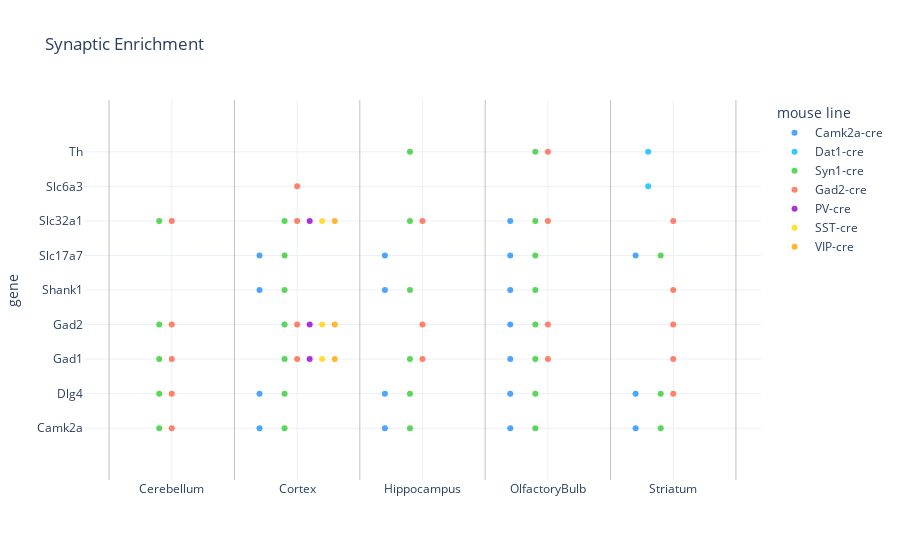

Notebook cell for this chart:
### Code cell
### --- PLOT ENRICHMENT --- ###
df = df_enriched.set_index('protein')

list_brain = []
list_mouse = []
for key in df.columns:
    brain, mouse = str.split(key, sep='.')
    if mouse != "Unsorted":
        mouse = mouse + "-cre"
    list_brain.append(brain)
    list_mouse.append(mouse)
#list_unq_brain = sorted(set(list_brain))
#list_unq_mouse = sorted(set(list_mouse), reverse=True)
list_unq_brain = ['Cerebellum', 'Cortex', 'Hippocampus', 'OlfactoryBulb', 'Striatum']
list_unq_mouse = ['Camk2a-cre', 'Dat1-cre', 'Syn1-cre', 'Gad2-cre', 'PV-cre', 'SST-cre', 'VIP-cre']

value_x_step = 0.1
value_x_min = -0.3

label_x = list_unq_brain
label_y = []
label_gene = []
label_mouse = []
label_brain = []
value_x = []
value_y = []
for value_y_tick, row_info in df_info.iterrows():
    label_y.append(row_info['gene'])
    print(value_y_tick, row_info['gene'])
    row_enriched = df.loc[row_info['protein']]
    for key, value in row_enriched.items():
        if value == 1:
            brain, mouse = str.split(key, sep='.')
            if mouse != "Unsorted":
                mouse = mouse + "-cre"
            value_x_shift = list_unq_mouse.index(mouse)
            value_x_tick = list_unq_brain.index(brain) + 1
            value_x_point = value_x_tick + (value_x_min + value_x_step * value_x_shift)
            value_x.append(value_x_point)
            value_y.append(value_y_tick + 1)
            label_mouse.append(mouse)
            label_gene.append(row_info['gene'])
            label_brain.append(brain)

df = pd.DataFrame({'x': value_x, 'gene': value_y, 'mouse line': label_mouse, 'gene': label_gene, 'region': label_brain})

color_map = {'Camk2a-cre': '#1E90FF', 
             'Dat1-cre': '#00BFFF',
             'Syn1-cre': '#32CD32',
             'Gad2-cre': '#FF6347',
             'PV-cre': '#9400D3',
             'SST-cre': '#FFD700',
             'VIP-cre': '#FFA500'}

print(label_y)

fig = px.scatter(df, x='x', y='gene', color='mouse line', opacity=0.8,
                 title='Synaptic Enrichment',
                 category_orders={'mouse line': list_unq_mouse},
                 color_discrete_map=color_map,
                 template='plotly_white',
                 hover_name = 'gene',
                 hover_data={'region':True,'x':False,'mouse line':True, 'gene':False})

fig.update_layout(xaxis=dict(tickmode="array", tickvals=np.arange(0, len(label_x)) + 1,
                              ticktext=label_x),
                  yaxis=dict(tickmode="array", tickvals=np.arange(0, len(label_y)),
                              ticktext=label_y),
                  xaxis_range=[0.3, 5.7],
                  yaxis_range=[-1.5, len(label_y) + 0.5],
                  xaxis_title='',
                  yaxis_title='gene',
                 )

for vidx in range(len(label_x)+1):
    fig.add_vline(x=vidx + .5, line_color='grey', line_width=0.5)


fig.show()

### Figure 1 — Plotly figure (JSON) as saved in the notebook; plotly's stock layout.template omitted (floating-point values rounded to 4 significant figures)
{"data": [{"customdata": [["Cortex", "Camk2a-cre"], ["Hippocampus", "Camk2a-cre"], ["Striatum", "Camk2a-cre"], ["OlfactoryBulb", "Camk2a-cre"], ["Cortex", "Camk2a-cre"], ["Hippocampus", "Camk2a-cre"], ["Striatum", "Camk2a-cre"], ["OlfactoryBulb", "Camk2a-cre"], ["OlfactoryBulb", "Camk2a-cre"], ["OlfactoryBulb", "Camk2a-cre"], ["Cortex", "Camk2a-cre"], ["Hippocampus", "Camk2a-cre"], ["OlfactoryBulb", "Camk2a-cre"], ["Cortex", "Camk2a-cre"], ["Hippocampus", "Camk2a-cre"], ["Striatum", "Camk2a-cre"], ["OlfactoryBulb", "Camk2a-cre"], ["OlfactoryBulb", "Camk2a-cre"]], "hovertemplate": "<b>%{hovertext}</b><br><br>mouse line=%{customdata[1]}<br>region=%{customdata[0]}<extra></extra>", "hovertext": ["Camk2a", "Camk2a", "Camk2a", "Camk2a", "Dlg4", "Dlg4", "Dlg4", "Dlg4", "Gad1", "Gad2", "Shank1", "Shank1", "Shank1", "Slc17a7", "Slc17a7", "Slc17a7", "Slc17a7", "Slc32a1"], "legendgroup": "Camk2a-cre", "marker": {"color": "#1E90FF", "opacity": 0.8, "symbol": "circle"}, "mode": "markers", "name": "Camk2a-cre", "orientation": "h", "showlegend": true, "type": "scatter", "x": [1.7, 2.7, 4.7, 3.7, 1.7, 2.7, 4.7, 3.7, 3.7, 3.7, 1.7, 2.7, 3.7, 1.7, 2.7, 4.7, 3.7, 3.7], "xaxis": "x", "y": ["Camk2a", "Camk2a", "Camk2a", "Camk2a", "Dlg4", "Dlg4", "Dlg4", "Dlg4", "Gad1", "Gad2", "Shank1", "Shank1", "Shank1", "Slc17a7", "Slc17a7", "Slc17a7", "Slc17a7", "Slc32a1"], "yaxis": "y"}, {"customdata": [["Striatum", "Dat1-cre"], ["Striatum", "Dat1-cre"]], "hovertemplate": "<b>%{hovertext}</b><br><br>mouse line=%{customdata[1]}<br>region=%{customdata[0]}<extra></extra>", "hovertext": ["Slc6a3", "Th"], "legendgroup": "Dat1-cre", "marker": {"color": "#00BFFF", "opacity": 0.8, "symbol": "circle"}, "mode": "markers", "name": "Dat1-cre", "orientation": "h", "showlegend": true, "type": "scatter", "x": [4.8, 4.8], "xaxis": "x", "y": ["Slc6a3", "Th"], "yaxis": "y"}, {"customdata": [["Hippocampus", "Syn1-cre"], ["Cortex", "Syn1-cre"], ["Striatum", "Syn1-cre"], ["Cerebellum", "Syn1-cre"], ["OlfactoryBulb", "Syn1-cre"], ["Hippocampus", "Syn1-cre"], ["Cortex", "Syn1-cre"], ["Striatum", "Syn1-cre"], ["Cerebellum", "Syn1-cre"], ["OlfactoryBulb", "Syn1-cre"], ["Hippocampus", "Syn1-cre"], ["Cortex", "Syn1-cre"], ["Cerebellum", "Syn1-cre"], ["OlfactoryBulb", "Syn1-cre"], ["Cortex", "Syn1-cre"], ["Cerebellum", "Syn1-cre"], ["OlfactoryBulb", "Syn1-cre"], ["Hippocampus", "Syn1-cre"], ["Cortex", "Syn1-cre"], ["OlfactoryBulb", "Syn1-cre"], ["Cortex", "Syn1-cre"], ["Striatum", "Syn1-cre"], ["OlfactoryBulb", "Syn1-cre"], ["Hippocampus", "Syn1-cre"], ["Cortex", "Syn1-cre"], ["Cerebellum", "Syn1-cre"], ["OlfactoryBulb", "Syn1-cre"], ["Hippocampus", "Syn1-cre"], ["OlfactoryBulb", "Syn1-cre"]], "hovertemplate": "<b>%{hovertext}</b><br><br>mouse line=%{customdata[1]}<br>region=%{customdata[0]}<extra></extra>", "hovertext": ["Camk2a", "Camk2a", "Camk2a", "Camk2a", "Camk2a", "Dlg4", "Dlg4", "Dlg4", "Dlg4", "Dlg4", "Gad1", "Gad1", "Gad1", "Gad1", "Gad2", "Gad2", "Gad2", "Shank1", "Shank1", "Shank1", "Slc17a7", "Slc17a7", "Slc17a7", "Slc32a1", "Slc32a1", "Slc32a1", "Slc32a1", "Th", "Th"], "legendgroup": "Syn1-cre", "marker": {"color": "#32CD32", "opacity": 0.8, "symbol": "circle"}, "mode": "markers", "name": "Syn1-cre", "orientation": "h", "showlegend": true, "type": "scatter", "x": [2.9, 1.9, 4.9, 0.9, 3.9, 2.9, 1.9, 4.9, 0.9, 3.9, 2.9, 1.9, 0.9, 3.9, 1.9, 0.9, 3.9, 2.9, 1.9, 3.9, 1.9, 4.9, 3.9, 2.9, 1.9, 0.9, 3.9, 2.9, 3.9], "xaxis": "x", "y": ["Camk2a", "Camk2a", "Camk2a", "Camk2a", "Camk2a", "Dlg4", "Dlg4", "Dlg4", "Dlg4", "Dlg4", "Gad1", "Gad1", "Gad1", "Gad1", "Gad2", "Gad2", "Gad2", "Shank1", "Shank1", "Shank1", "Slc17a7", "Slc17a7", "Slc17a7", "Slc32a1", "Slc32a1", "Slc32a1", "Slc32a1", "Th", "Th"], "yaxis": "y"}, {"customdata": [["Cerebellum", "Gad2-cre"], ["Cerebellum", "Gad2-cre"], ["Striatum", "Gad2-cre"], ["Hippocampus", "Gad2-cre"], ["Cortex", "Gad2-cre"], ["Cerebellum", "Gad2-cre"], ["OlfactoryBulb", "Gad2-cre"], ["Striatum", "Gad2-cre"], ["Hippocampus", "Gad2-cre"], ["Cortex", "Gad2-cre"], ["Cerebellum", "Gad2-cre"], ["OlfactoryBulb", "Gad2-cre"], ["Striatum", "Gad2-cre"], ["Striatum", "Gad2-cre"], ["Hippocampus", "Gad2-cre"], ["Cortex", "Gad2-cre"], ["Cerebellum", "Gad2-cre"], ["OlfactoryBulb", "Gad2-cre"], ["Striatum", "Gad2-cre"], ["Cortex", "Gad2-cre"], ["OlfactoryBulb", "Gad2-cre"]], "hovertemplate": "<b>%{hovertext}</b><br><br>mouse line=%{customdata[1]}<br>region=%{customdata[0]}<extra></extra>", "hovertext": ["Camk2a", "Dlg4", "Dlg4", "Gad1", "Gad1", "Gad1", "Gad1", "Gad1", "Gad2", "Gad2", "Gad2", "Gad2", "Gad2", "Shank1", "Slc32a1", "Slc32a1", "Slc32a1", "Slc32a1", "Slc32a1", "Slc6a3", "Th"], "legendgroup": "Gad2-cre", "marker": {"color": "#FF6347", "opacity": 0.8, "symbol": "circle"}, "mode": "markers", "name": "Gad2-cre", "orientation": "h", "showlegend": true, "type": "scatter", "x": [1, 1, 5, 3, 2, 1, 4, 5, 3, 2, 1, 4, 5, 5, 3, 2, 1, 4, 5, 2, 4], "xaxis": "x", "y": ["Camk2a", "Dlg4", "Dlg4", "Gad1", "Gad1", "Gad1", "Gad1", "Gad1", "Gad2", "Gad2", "Gad2", "Gad2", "Gad2", "Shank1", "Slc32a1", "Slc32a1", "Slc32a1", "Slc32a1", "Slc32a1", "Slc6a3", "Th"], "yaxis": "y"}, {"customdata": [["Cortex", "PV-cre"], ["Cortex", "PV-cre"], ["Cortex", "PV-cre"]], "hovertemplate": "<b>%{hovertext}</b><br><br>mouse line=%{customdata[1]}<br>region=%{customdata[0]}<extra></extra>", "hovertext": ["Gad1", "Gad2", "Slc32a1"], "legendgroup": "PV-cre", "marker": {"color": "#9400D3", "opacity": 0.8, "symbol": "circle"}, "mode": "markers", "name": "PV-cre", "orientation": "h", "showlegend": true, "type": "scatter", "x": [2.1, 2.1, 2.1], "xaxis": "x", "y": ["Gad1", "Gad2", "Slc32a1"], "yaxis": "y"}, {"customdata": [["Cortex", "SST-cre"], ["Cortex", "SST-cre"], ["Cortex", "SST-cre"]], "hovertemplate": "<b>%{hovertext}</b><br><br>mouse line=%{customdata[1]}<br>region=%{customdata[0]}<extra></extra>", "hovertext": ["Gad1", "Gad2", "Slc32a1"], "legendgroup": "SST-cre", "marker": {"color": "#FFD700", "opacity": 0.8, "symbol": "circle"}, "mode": "markers", "name": "SST-cre", "orientation": "h", "showlegend": true, "type": "scatter", "x": [2.2, 2.2, 2.2], "xaxis": "x", "y": ["Gad1", "Gad2", "Slc32a1"], "yaxis": "y"}, {"customdata": [["Cortex", "VIP-cre"], ["Cortex", "VIP-cre"], ["Cortex", "VIP-cre"]], "hovertemplate": "<b>%{hovertext}</b><br><br>mouse line=%{customdata[1]}<br>region=%{customdata[0]}<extra></extra>", "hovertext": ["Gad1", "Gad2", "Slc32a1"], "legendgroup": "VIP-cre", "marker": {"color": "#FFA500", "opacity": 0.8, "symbol": "circle"}, "mode": "markers", "name": "VIP-cre", "orientation": "h", "showlegend": true, "type": "scatter", "x": [2.3, 2.3, 2.3], "xaxis": "x", "y": ["Gad1", "Gad2", "Slc32a1"], "yaxis": "y"}], "layout": {"autosize": true, "legend": {"title": {"text": "mouse line"}, "tracegroupgap": 0}, "shapes": [{"line": {"color": "grey", "width": 0.5}, "type": "line", "x0": 0.5, "x1": 0.5, "xref": "x", "y0": 0, "y1": 1, "yref": "y domain"}, {"line": {"color": "grey", "width": 0.5}, "type": "line", "x0": 1.5, "x1": 1.5, "xref": "x", "y0": 0, "y1": 1, "yref": "y domain"}, {"line": {"color": "grey", "width": 0.5}, "type": "line", "x0": 2.5, "x1": 2.5, "xref": "x", "y0": 0, "y1": 1, "yref": "y domain"}, {"line": {"color": "grey", "width": 0.5}, "type": "line", "x0": 3.5, "x1": 3.5, "xref": "x", "y0": 0, "y1": 1, "yref": "y domain"}, {"line": {"color": "grey", "width": 0.5}, "type": "line", "x0": 4.5, "x1": 4.5, "xref": "x", "y0": 0, "y1": 1, "yref": "y domain"}, {"line": {"color": "grey", "width": 0.5}, "type": "line", "x0": 5.5, "x1": 5.5, "xref": "x", "y0": 0, "y1": 1, "yref": "y domain"}], "title": {"text": "Synaptic Enrichment"}, "xaxis": {"anchor": "y", "domain": [0, 1], "range": [0.3, 5.7], "tickmode": "array", "ticktext": ["Cerebellum", "Cortex", "Hippocampus", "OlfactoryBulb", "Striatum"], "tickvals": [1, 2, 3, 4, 5], "title": {"text": ""}, "type": "linear"}, "yaxis": {"anchor": "x", "domain": [0, 1], "range": [-1.5, 9.5], "tickmode": "array", "ticktext": ["Camk2a", "Dlg4", "Gad1", "Gad2", "Shank1", "Slc17a7", "Slc32a1", "Slc6a3", "Th"], "tickvals": [0, 1, 2, 3, 4, 5, 6, 7, 8], "title": {"text": "gene"}, "type": "category"}}}
